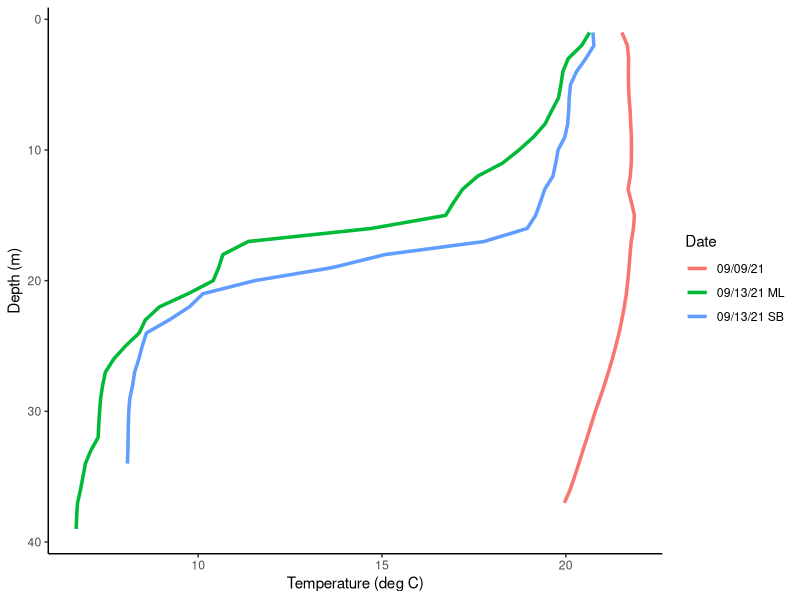

The R source for this figure:
## ---- chunk 1
library(ggplot2)
library(tidyverse)
library(readxl)


Sep_09_CTD = read_xlsx("CTD_090921.xlsx", sheet = "CTD_090921")
Sep_13ML_CTD = read_xlsx("CTD_090921.xlsx", sheet = "CTD_091321_ML")
Sep_13SB_CTD = read_xlsx("CTD_090921.xlsx", sheet = "CTD_091321_SB")

LC_Dates = c(rep("09/09/21",37),rep("09/13/21 ML",39),rep("09/13/21 SB",34))

LC_Depths = c(Sep_09_CTD$depth_m, Sep_13ML_CTD$depth_m, Sep_13SB_CTD$depth_m)

LC_Temps = c(Sep_09_CTD$temp_C, Sep_13ML_CTD$temp_C, Sep_13SB_CTD$temp_C)

LC_Temp_DF = data.frame(Date=LC_Dates,Depth=LC_Depths,Temperature=LC_Temps)

LC_Temp_Plot = ggplot(LC_Temp_DF, aes(x=Temperature, y=Depth, color=Date)) +
  geom_path(size=1.2) +
  scale_y_reverse() +
  labs(x="Temperature (deg C)", y="Depth (m)") +
  theme_classic()

LC_Temp_Plot

